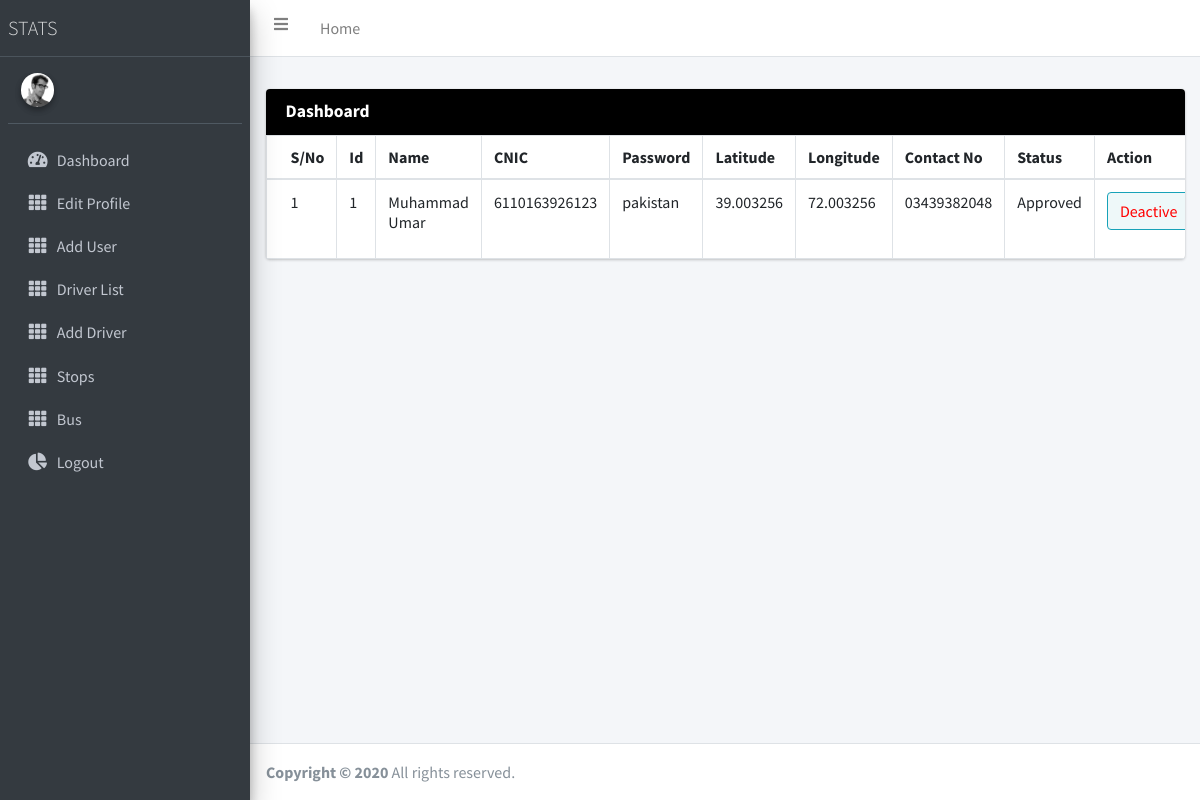
/Admin-panel/admin/dashboard.php, run on the app's committed database.
### tables this page shows
CREATE TABLE `users` (
  `id` int(11) NOT NULL,
  `name` varchar(255) NOT NULL,
  `cnic` varchar(255) NOT NULL,
  `password` varchar(255) NOT NULL,
  `latitude` varchar(255) NOT NULL,
  `longitude` varchar(255) NOT NULL,
  `contact_no` varchar(255) NOT NULL,
  `address` varchar(255) NOT NULL,
  `father_name` varchar(255) NOT NULL,
  `father_contact_no` varchar(255) NOT NULL,
  `reg_no` varchar(255) NOT NULL,
  `type` varchar(255) NOT NULL,
  `status` varchar(255) NOT NULL
);

### Admin-panel/admin/dashboard.php (the view, shortened to what this page needs)
<?php
include '../../db.php';
include 'header.php';
?>
 <div class="content-wrapper">
    <section class="content">
      <div class="container-fluid">
        <div class="row">
		  <div class="col-md-12" style="margin-top:2rem;">
            <div class="card card-primary">
              <div class="card-header" style="background-color: black;">
                <h3 class="card-title"><b>Dashboard </b></h3>
			  </div>
             <div class="card-body table-responsive p-0" >
                <table class="table table-head-fixed  table-bordered">
                  	<thead>
                    	<tr>
							<th>S/No</th>
							<th>Id</th>
							<th>Name</th>
							<th>CNIC</th>
							<th>Password</th>
							<th>Latitude</th>
							<th>Longitude</th>
							<th>Contact No</th>
							<th>Status</th>
							<th>Action</th>
						</tr>
					</thead>
				  	<?php
					$i=0;
					$sql="select * from users where type=1 ";
				  	if ($result = mysqli_query($conn, $sql))
					{
						while ($row = mysqli_fetch_assoc($result))
						{
							$i++;
						?>
                  <tbody>
                    <tr>
						<td><?= $i ?></td>
						<td><?= $row['id'] ?></td>
						<td><?= $row['name'] ?></td>
						<td><?= $row['cnic'] ?></td>
						<td><?= $row['password'] ?></td>
						<td><?= $row['latitude'] ?></td>
						<td><?= $row['longitude'] ?></td>
						<td><?= $row['contact_no'] ?></td>
						<td><?php if ($row['status']==1) echo "Approved"; else if($row['status']==0) echo "Rejected";?></td>
						<td>
							<form  action="dashboard.php" method="post">
								<button type="submit" style="background-color:#eef8f9;color:<?php if($row['status']==1) echo "red";else echo "green";?>" name="update-status" class="btn btn-info btn-fill pull-right" ><?php if($row['status']==1) echo "Deactive";else echo "active";?></button>
							</form>
						</td>
                    </tr>
                  </tbody>
						<?php
						}
					}?>
                </table>
              </div>
            </div>
			</div>
        </div>
      </div>
	</section>
   </div>
<?php
include 'footer.php';
?>

### data on the page
users: id "1", name "Muhammad Umar", cnic "6110163926123", password "pakistan", latitude "39.003256", longitude "72.003256", contact_no "03439382048", status "Approved"
